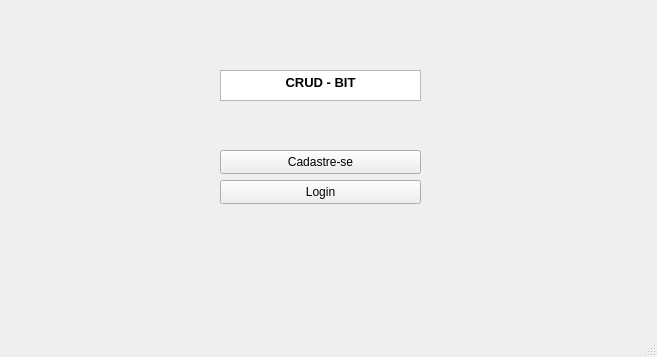
<?xml version="1.0" encoding="UTF-8"?>
<ui version="4.0">
 <class>MainWindow</class>
 <widget class="QMainWindow" name="MainWindow">
  <property name="geometry">
   <rect>
    <x>0</x>
    <y>0</y>
    <width>657</width>
    <height>357</height>
   </rect>
  </property>
  <property name="windowTitle">
   <string>CRUD - BIT</string>
  </property>
  <widget class="QWidget" name="centralwidget">
   <widget class="QPushButton" name="newUser">
    <property name="geometry">
     <rect>
      <x>220</x>
      <y>150</y>
      <width>201</width>
      <height>24</height>
     </rect>
    </property>
    <property name="text">
     <string>Cadastre-se</string>
    </property>
   </widget>
   <widget class="QPushButton" name="readUser">
    <property name="geometry">
     <rect>
      <x>220</x>
      <y>180</y>
      <width>201</width>
      <height>24</height>
     </rect>
    </property>
    <property name="text">
     <string>Login</string>
    </property>
   </widget>
   <widget class="QTextBrowser" name="textBrowser">
    <property name="geometry">
     <rect>
      <x>220</x>
      <y>70</y>
      <width>201</width>
      <height>31</height>
     </rect>
    </property>
    <property name="html">
     <string>&lt;!DOCTYPE HTML PUBLIC &quot;-//W3C//DTD HTML 4.0//EN&quot; &quot;http://www.w3.org/TR/REC-html40/strict.dtd&quot;&gt;
&lt;html&gt;&lt;head&gt;&lt;meta name=&quot;qrichtext&quot; content=&quot;1&quot; /&gt;&lt;meta charset=&quot;utf-8&quot; /&gt;&lt;style type=&quot;text/css&quot;&gt;
p, li { white-space: pre-wrap; }
&lt;/style&gt;&lt;/head&gt;&lt;body style=&quot; font-family:'Fira Sans Semi-Light'; font-size:10pt; font-weight:400; font-style:normal;&quot;&gt;
&lt;p align=&quot;center&quot; style=&quot; margin-top:0px; margin-bottom:0px; margin-left:0px; margin-right:0px; -qt-block-indent:0; text-indent:0px;&quot;&gt;&lt;span style=&quot; font-weight:700;&quot;&gt;CRUD - BIT&lt;/span&gt;&lt;/p&gt;&lt;/body&gt;&lt;/html&gt;</string>
    </property>
   </widget>
  </widget>
  <widget class="QMenuBar" name="menubar">
   <property name="geometry">
    <rect>
     <x>0</x>
     <y>0</y>
     <width>657</width>
     <height>21</height>
    </rect>
   </property>
  </widget>
  <widget class="QStatusBar" name="statusbar"/>
 </widget>
 <resources/>
 <connections/>
</ui>
